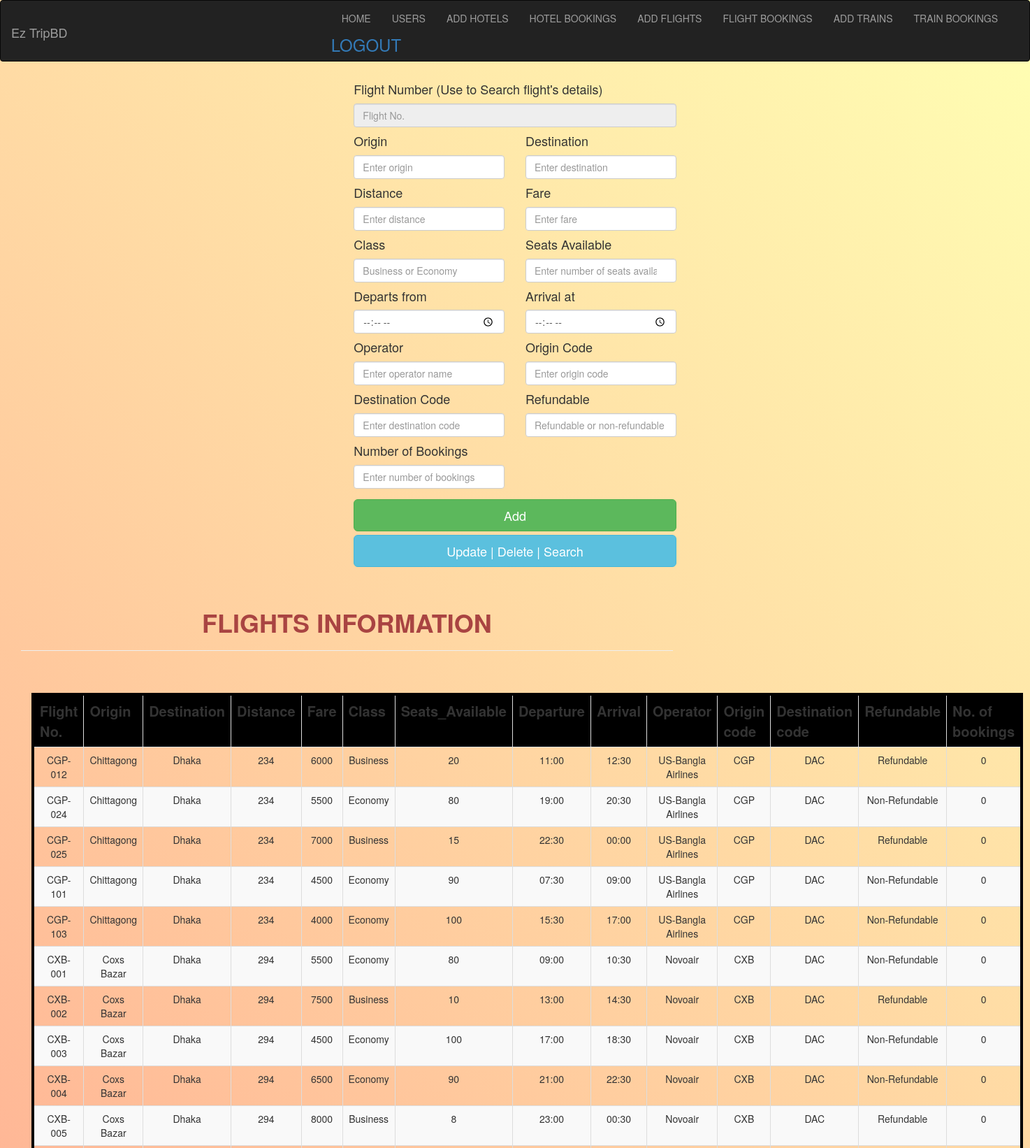
The app's page /Management/flights_add.php (upper part) with its own data.
### tables this page shows
CREATE TABLE `flights` (
  `flight_no` varchar(10) NOT NULL,
  `origin` varchar(25) NOT NULL,
  `destination` varchar(25) NOT NULL,
  `distance` int(10) NOT NULL,
  `fare` float NOT NULL,
  `class` varchar(10) NOT NULL,
  `seats_available` int(5) NOT NULL,
  `departs` varchar(10) NOT NULL,
  `arrives` varchar(10) NOT NULL,
  `operator` varchar(25) NOT NULL,
  `origin_code` varchar(10) NOT NULL,
  `destination_code` varchar(10) NOT NULL,
  `refundable` varchar(20) NOT NULL,
  `noOfBookings` int(10) NOT NULL
);

### Management/flights_add.php (the view, shortened to what this page needs)
<!Doctype html>
<html>
<head>
    	<link href="css/bootstrap.min.css" rel="stylesheet">
    	<link href="https://maxcdn.bootstrapcdn.com/font-awesome/4.7.0/css/font-awesome.min.css" rel="stylesheet">
		<link rel="stylesheet" href="https://maxcdn.bootstrapcdn.com/bootstrap/3.3.7/css/bootstrap.min.css">
</head>
<?php
$flight_no="";
$origin="";
$destination="";
$distance="";
$fare="";
$class="";
$seats_available="";
$departs="";
$arrives="";
$operator="";
$origin_code="";
$destination_code="";
$refundable="";
$noOfBookings="";
?>
<body>
	<div class="container-fliud">
        <nav class="navbar navbar-inverse">
  <div class="container-fluid">
    <div class="navbar-header">
      <h1 class="navbar-brand"> Ez TripBD</h1>
    </div>
     <div class="collapse navbar-collapse" id="nav">
    <ul class="nav navbar-nav" style="float:right">
        <li><a href="Home.php">HOME</a></li>
		<li><a href="users_add.php">USERS</a></li>
              <li><a href="hotels_add.php">ADD HOTELS</a></li>
              <li><a href="hotelbookings_view.php">HOTEL BOOKINGS</a></li>
              <li><a href="flights_add.php">ADD FLIGHTS</a></li>
              <li><a href="flightbookings_view.php">FLIGHT BOOKINGS</a></li>
              <li><a href="trains_add.php">ADD TRAINS</a></li>
              <li><a href="trainbookings_view.php">TRAIN BOOKINGS</a></li>
			  <h3><a href="adminLogout.php">LOGOUT</a></h3>
    </ul>
  </div>
</div>
</nav>
</div>
	<div class="container-fluid" >
	  <div class="row mx-5 my-5" style="display: flex;
  justify-content: center;">
	    <div class="col-lg-4">
<form method ="post"   action="">
  <h4>Flight Number (Use to Search flight's details)</h4>
  <input type="number" name="flight_no"  class="form-control" placeholder="Flight No. " value="<?php echo($flight_no);?>" disabled>
	<div class="form-group row">
	<div class="col-xs-6">
		<h4>Origin</h4>
	<input type="text" name="origin" class="form-control" placeholder="Enter origin" value="<?php echo($origin);?>" required>
</div>
<div class="col-xs-6">
	<h4>Destination</h4>
	<input type="text" name="destination" class="form-control" placeholder="Enter destination" value="<?php echo($destination);?>" required>
</div>
<div class="col-xs-6">
	<h4>Distance</h4>
	<input type="number" name="distance" class="form-control" placeholder="Enter distance" value="<?php echo($distance);?>" required>
</div>
<div class="col-xs-6">
<h4>Fare</h4>
	<input type="number" name="fare" class="form-control" placeholder="Enter fare" value="<?php echo($fare);?>" required>
</div>
<div class="col-xs-6">
	<h4>Class</h4>
	<input type="text" class="form-control" name="class"  placeholder="Business or Economy" value="<?php echo($class);?>"required>
</div>
	<div class="col-xs-6">
		<h4>Seats Available</h4>
  <input type="number" name="seats_available" class="form-control" placeholder="Enter number of seats available" value="<?php echo($seats_available);?>" required>
</div>
<div class="col-xs-6">
	<h4>Departs from</h4>
<input type="time" name="departs" class="form-control" placeholder="Enter departure" value="<?php echo($departs);?>" required>
</div>
<div class="col-xs-6">
	<h4>Arrival at</h4>
<input type="time" name="arrives" class="form-control" placeholder="Enter arrival" value="<?php echo($arrives);?>" required>
</div>
<div class="col-xs-6">
	<h4>Operator</h4>
<input type="text" name="operator" class="form-control" placeholder="Enter operator name" value="<?php echo($operator);?>" required>
</div>
<div class="col-xs-6">
	<h4>Origin Code</h4>
<input type="text" name="origin_code" class="form-control" placeholder="Enter origin code" value="<?php echo($origin_code);?>" required>
</div>
<div class="col-xs-6">
	<h4>Destination Code</h4>
<input type="text" name="destination_code" class="form-control" placeholder="Enter destination code" value="<?php echo($destination_code);?>" required>
</div>
<div class="col-xs-6">
	<h4>Refundable</h4>
<input type="text" name="refundable" class="form-control" placeholder="Refundable or non-refundable" value="<?php echo($refundable);?>" required>
</div>
<div class="col-xs-6">
	<h4>Number of Bookings</h4>
<input type="number" name="noOfBookings" class="form-control" placeholder="Enter number of bookings" value="<?php echo($noOfBookings);?>" required>
</div>
</div>
	<div>
		<input type="submit" class="btn btn-success btn-block btn-lg" name="insert" value="Add">
    <a href="flights_update.php"class="btn btn-info btn-block btn-lg">Update | Delete | Search</a>
<br>
<br>
	</div>
</form>
</div>
</div>
    <div class="col-lg-8">
			<h1 class="text-danger text-center" style="font-weight:bold">FLIGHTS INFORMATION</h1>
			<hr>
			<br>
			<br>
<?php
$servername = "localhost";
$username = "root";
$password = "";
$dbname = "projectmeteor";
$conn = new mysqli($servername, $username, $password, $dbname);
$sql = "SELECT flight_no,origin,destination,distance,fare,class,seats_available,departs,arrives,operator,origin_code,destination_code,refundable,noOfBookings FROM flights";
$result = $conn->query($sql);
echo "<div class='col-xs-6'>
<table class='table table-striped table-bordered table-hover py-5' style='width:200%; border: 4px solid black; text:white; text-align: center;'>
<tr class='text-centre text-white'style='font-size:20px; background:black;'>
<th>Flight No.</th>
<th>Origin</th>
<th>Destination</th>
<th>Distance</th>
<th>Fare</th>
<th>Class</th>
<th>Seats_Available</th>
<th>Departure</th>
<th>Arrival</th>
<th>Operator</th>
<th>Origin code</th>
<th>Destination code</th>
<th>Refundable</th>
<th>No. of bookings</th>
</tr>
</div>";
if ($result->num_rows > 0) {
    while($row = $result->fetch_assoc()) {
      echo "<tr>";
echo "<td>" . $row['flight_no'] . "</td>";
echo "<td>" . $row['origin'] . "</td>";
echo "<td>" . $row['destination'] . "</td>";
echo "<td>" . $row['distance'] . "</td>";
echo "<td>" . $row['fare'] . "</td>";
echo "<td>" . $row['class'] . "</td>";
echo "<td>" . $row['seats_available'] . "</td>";
echo "<td>" . $row['departs'] . "</td>";
echo "<td>" . $row['arrives'] . "</td>";
echo "<td>" . $row['operator'] . "</td>";
echo "<td>" . $row['origin_code'] . "</td>";
echo "<td>" . $row['destination_code'] . "</td>";
echo "<td>" . $row['refundable'] . "</td>";
echo "<td>" . $row['noOfBookings'] . "</td>";
echo "</tr>";
    }
} else {
    echo "0 results";
}
?>
</div>
</div>
</body>
</html>

### Management/flights_add.php (style rules this page uses)
body { background: linear-gradient(45deg, #ff8080, #ffffb3); height: 100%; margin: 0; background-repeat: no-repeat; background-attachment: fixed; width:100%; }

### records on screen
flights: flight_no "CGP-012", origin "Chittagong", destination "Dhaka", distance "234", fare "6000", class "Business", seats_available "20", departs "11:00", arrives "12:30", operator "US-Bangla Airlines", origin_code "CGP", destination_code "DAC", refundable "Refundable", noOfBookings "0"
flights: flight_no "CGP-024", origin "Chittagong", destination "Dhaka", distance "234", fare "5500", class "Economy", seats_available "80", departs "19:00", arrives "20:30", operator "US-Bangla Airlines", origin_code "CGP", destination_code "DAC", refundable "Non-Refundable", noOfBookings "0"
flights: flight_no "CGP-025", origin "Chittagong", destination "Dhaka", distance "234", fare "7000", class "Business", seats_available "15", departs "22:30", arrives "00:00", operator "US-Bangla Airlines", origin_code "CGP", destination_code "DAC", refundable "Refundable", noOfBookings "0"
flights: flight_no "CGP-101", origin "Chittagong", destination "Dhaka", distance "234", fare "4500", class "Economy", seats_available "90", departs "07:30", arrives "09:00", operator "US-Bangla Airlines", origin_code "CGP", destination_code "DAC", refundable "Non-Refundable", noOfBookings "0"
flights: flight_no "CGP-103", origin "Chittagong", destination "Dhaka", distance "234", fare "4000", class "Economy", seats_available "100", departs "15:30", arrives "17:00", operator "US-Bangla Airlines", origin_code "CGP", destination_code "DAC", refundable "Non-Refundable", noOfBookings "0"
flights: flight_no "CXB-001", origin "Coxs Bazar", destination "Dhaka", distance "294", fare "5500", class "Economy", seats_available "80", departs "09:00", arrives "10:30", operator "Novoair", origin_code "CXB", destination_code "DAC", refundable "Non-Refundable", noOfBookings "0"
flights: flight_no "CXB-002", origin "Coxs Bazar", destination "Dhaka", distance "294", fare "7500", class "Business", seats_available "10", departs "13:00", arrives "14:30", operator "Novoair", origin_code "CXB", destination_code "DAC", refundable "Refundable", noOfBookings "0"
flights: flight_no "CXB-003", origin "Coxs Bazar", destination "Dhaka", distance "294", fare "4500", class "Economy", seats_available "100", departs "17:00", arrives "18:30", operator "Novoair", origin_code "CXB", destination_code "DAC", refundable "Non-Refundable", noOfBookings "0"
flights: flight_no "CXB-004", origin "Coxs Bazar", destination "Dhaka", distance "294", fare "6500", class "Economy", seats_available "90", departs "21:00", arrives "22:30", operator "Novoair", origin_code "CXB", destination_code "DAC", refundable "Non-Refundable", noOfBookings "0"
flights: flight_no "CXB-005", origin "Coxs Bazar", destination "Dhaka", distance "294", fare "8000", class "Business", seats_available "8", departs "23:00", arrives "00:30", operator "Novoair", origin_code "CXB", destination_code "DAC", refundable "Refundable", noOfBookings "0"
